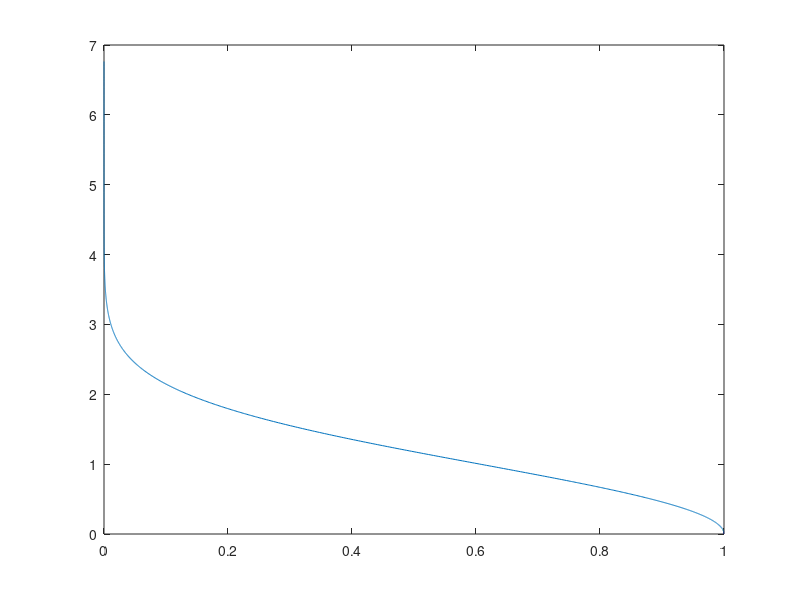

Here is the MATLAB script that generated this plot: (Note: this script raises an error after producing the figure.)
clear all;
close all;

%Generate referencepoints
M = 32;
N = 64
for i = 1:M
    

    j = i*N;
    for k = 1:N
        x(j-k+1) = 1 -2^(i-M-1) - 2^(i-M-1)/N*(-k+N);
        y(j-k+1) = 2^(-i-1) + 2^(-i-1)/N * (k-1);
    end

end
x = x(1:end-(N-1));
x = [x y];
theta = x;
% theta = theta(1985:end);
r = sqrt(-2 * log(theta));
plot(x,r);


%Generate data points for linear interpolation
x = 0;
y = 0;
M = 32;
N = 4;


for i = 1:M
        x(i) = 1 - 2^(i-M-1);
        y(i) = 2^(-i);
end

y = y(2:end);
x = [x y];

x = lin_int(x, N);


y = sqrt(-2 * log(x));
hold;plot(x,y,'r.');


msize = size(y);
msize = msize(1);


%Generate M and C vectors
for i = 2:msize
    M(i) = (y(i) - y(i-1))/(x(i) - x(i-1));
    C(i) = (y(i) - y(i-1))/(x(i) - x(i-1)) * -x(i-1) + y(i-1);
end
M = M(2:end);
C = C(2:end);

msize = size(M);
msize = msize(2)/2;

for i = 1:msize+1
    C_tr(i) = C(i) + M(i);
    w(i) = floor((msize-i)/4);
end

for i = msize+1: msize*2
    C_tr(i) = C(i);
    w(i) = floor((i-msize)/4);
end
w = [w(1:msize) w(msize: end-1)];
C_tr = C_tr';
w = w';

for i = 1:msize+1
    M_tr(i) = M(i) * 2^-w(i);
    x_tr(i) = (1- x(i)) * 2^w(i);
end

for i = msize+1: msize*2
    M_tr(i) = M(i) * 2^-w(i);
    x_tr(i) =  x(i) * 2^w(i);

end
M_tr = M_tr';
x_tr = x_tr';


msize1 = size(theta);
msize1 = msize1(2);

for j = 1:msize1
    xin = theta(j);
    for i = 1:(msize*2-1)
        if xin <= x(i) && xin >= x(i+1)
            Cin = C(i);Cin_tr = C_tr(i);
            Min = M(i);Min_tr = M_tr(i);
            if(xin > 0.5)
                xin_tr = (1- xin) * -2^w(i);
            else
                xin_tr = xin * 2^w(i);
            end
        end
     
    end
    yout(j) = Min * xin + Cin;
    yout_tr(j) = Min_tr * xin_tr + Cin_tr;
    newx(j) = xin_tr;
end

plot(theta,yout_tr,'g');
figure;
hold;semilogx(theta,yout-r,'r');

err = abs(yout-r);
err = err(1:end-20)
theta = theta(1:end-20)
hold;semilogx(theta,err,'r');
max(err)
mean(err)
std(err)
%figure;plot(x);




